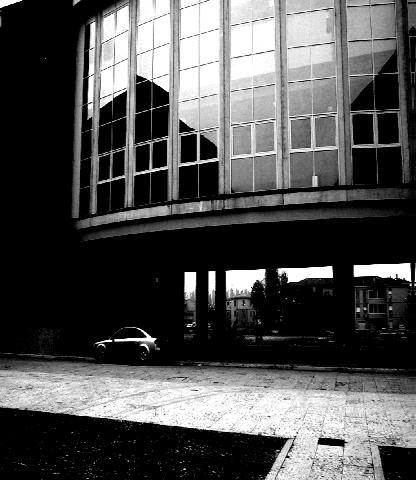
#> input picture 2020-03-05/img.png, 416 x 480 px, found by its file name
$ python test2.py
#> lines starting #> are read from the running program, lines starting #| are printed output that depends on the picture
import cv2 as cv
import numpy as np

img = cv.imread("2020-03-05/img.png")
#> img is the input picture: shape (480, 416, 3); min 0, max 255, mean 79.4
width, height, channels = img.shape
#> width = 480; height = 416; channels = 3
new = cv.convertScaleAbs(img, alpha=-11, beta=0)
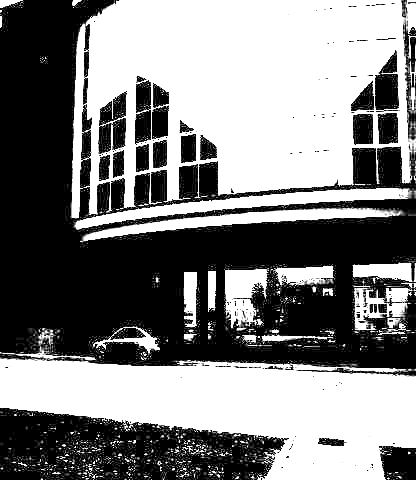
#> new: shape (480, 416, 3); min 0, max 255, mean 128
for x in range(0, width):
    for y in range(0, height):
        # img[x, y] = img[x, y] + img[x, y] * 0.1
        # img[x, y] = np.clip(img[x, y] + -1.1 * img[x, y] + 0, 0, 255)
        a = 4

cv.imshow("new", img)
cv.waitKey()
cv.imshow("new", new)
cv.waitKey()
